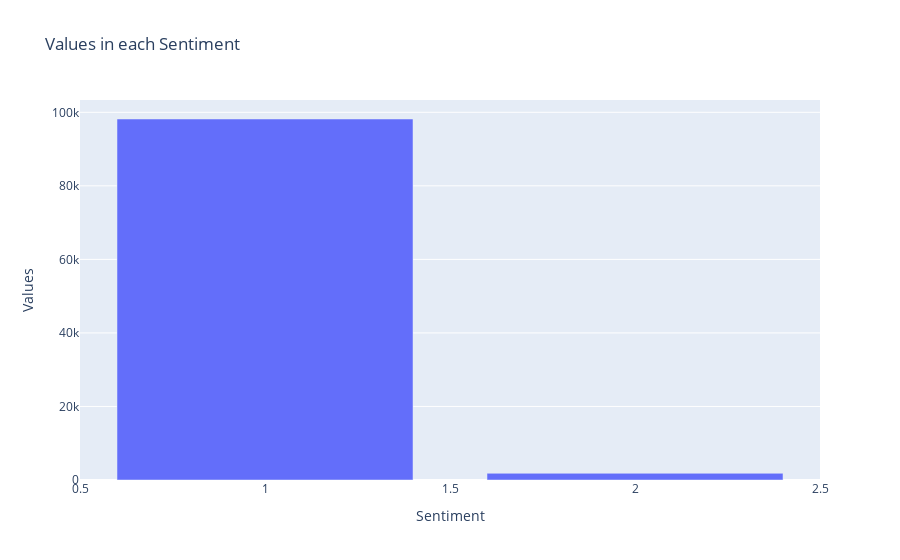

The cell this chart's notebook holds for it:
### Code cell
fig = go.Figure([go.Bar(x = df_sample_set.Sentiment.value_counts().index, y = df_sample_set.Sentiment.value_counts().tolist())])
fig.update_layout(
    title="Values in each Sentiment",
    xaxis_title = "Sentiment",
    yaxis_title = "Values")
fig.show()

### Figure 1 — Plotly figure (JSON) as saved in the notebook; plotly's stock layout.template omitted (floating-point values rounded to 4 significant figures)
{"data": [{"type": "bar", "x": [1, 2], "y": [98178, 1822]}], "layout": {"title": {"text": "Values in each Sentiment"}, "xaxis": {"title": {"text": "Sentiment"}}, "yaxis": {"title": {"text": "Values"}}}}
